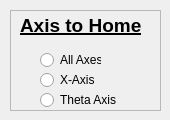
<?xml version="1.0" encoding="UTF-8"?>
<ui version="4.0">
    <class>Form</class>
    <widget class="QWidget" name="Form">
        <property name="geometry">
            <rect>
                <x>0</x>
                <y>0</y>
                <width>170</width>
                <height>120</height>
            </rect>
        </property>
        <property name="minimumSize">
            <size>
                <width>170</width>
                <height>120</height>
            </size>
        </property>
        <property name="windowTitle">
            <string>Home System</string>
        </property>
        <widget class="QFrame" name="frame">
            <property name="geometry">
                <rect>
                    <x>10</x>
                    <y>10</y>
                    <width>151</width>
                    <height>101</height>
                </rect>
            </property>
            <property name="frameShape">
                <enum>QFrame::StyledPanel</enum>
            </property>
            <property name="frameShadow">
                <enum>QFrame::Raised</enum>
            </property>
            <widget class="QLabel" name="label">
                <property name="geometry">
                    <rect>
                        <x>10</x>
                        <y>0</y>
                        <width>131</width>
                        <height>31</height>
                    </rect>
                </property>
                <property name="text">
                    <string>&lt;html&gt;&lt;head/&gt;&lt;body&gt;&lt;p&gt;&lt;span style=&quot; font-size:14pt;
                        font-weight:600; text-decoration: underline;&quot;&gt;Axis to Home&lt;/span&gt;&lt;/p&gt;&lt;/body&gt;&lt;/html&gt;
                    </string>
                </property>
            </widget>
            <widget class="QRadioButton" name="radioButton">
                <property name="geometry">
                    <rect>
                        <x>30</x>
                        <y>40</y>
                        <width>61</width>
                        <height>20</height>
                    </rect>
                </property>
                <property name="text">
                    <string>All Axes</string>
                </property>
            </widget>
            <widget class="QRadioButton" name="radioButton_2">
                <property name="geometry">
                    <rect>
                        <x>30</x>
                        <y>60</y>
                        <width>71</width>
                        <height>20</height>
                    </rect>
                </property>
                <property name="text">
                    <string>X-Axis</string>
                </property>
            </widget>
            <widget class="QRadioButton" name="radioButton_3">
                <property name="geometry">
                    <rect>
                        <x>30</x>
                        <y>80</y>
                        <width>81</width>
                        <height>20</height>
                    </rect>
                </property>
                <property name="text">
                    <string>Theta Axis</string>
                </property>
            </widget>
        </widget>
    </widget>
    <resources/>
    <connections/>
</ui>
